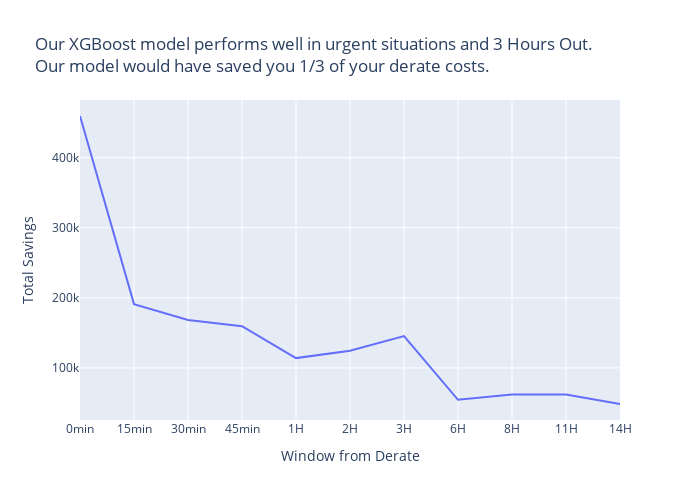

Notebook code for this chart:
### Code cell
px.line(x = windows_df['window'],
        y = windows_df['test_savings'],
        hover_data=[windows_df['precision'], windows_df['recall'], windows_df['percent_of_actual_costs']],
        labels = {'x':'Window from Derate',
                  'y':'Total Savings',
                  'hover_data_0':'Precision',
                  'hover_data_1':'Recall',
                  'hover_data_2':'Percent of Actual Costs'},
        title = "Our XGBoost model performs well in urgent situations and 3 hours out.<br>This model would have saved you 1/3 of your derate costs.",
        width = 700,
        height = 500)

### Figure 1 — Plotly figure (JSON) as saved in the notebook; plotly's stock layout.template omitted (floating-point values rounded to 4 significant figures)
{"data": [{"customdata": [[0.3893, 0.6606, 44.3], [0.3248, 0.4679, 62.94], [0.2426, 0.4757, 67.28], [0.246, 0.4423, 69.33], [0.2349, 0.3571, 75.92], [0.2349, 0.4239, 71.41], [0.2206, 0.5114, 66.93], [0.2079, 0.2763, 82.89], [0.1579, 0.3857, 82], [0.2083, 0.3077, 80.92], [0.1479, 0.4167, 82.33]], "hovertemplate": "Window from Derate=%{x}<br>Total Savings=%{y}<br>Precision=%{customdata[0]}<br>Recall=%{customdata[1]}<br>Percent of Actual Costs=%{customdata[2]}<extra></extra>", "legendgroup": "", "line": {"color": "#636efa", "dash": "solid"}, "marker": {"symbol": "circle"}, "mode": "lines", "name": "", "orientation": "v", "showlegend": false, "type": "scatter", "x": ["0min", "15min", "30min", "45min", "1H", "2H", "3H", "6H", "8H", "11H", "14H"], "xaxis": "x", "y": [459500, 191000, 168500, 159500, 114000, 124500, 145500, 54500, 62000, 62000, 48500], "yaxis": "y"}], "layout": {"height": 500, "legend": {"tracegroupgap": 0}, "title": {"text": "Our XGBoost model performs well in urgent situations and 3 Hours Out.<br>Our model would have saved you 1/3 of your derate costs."}, "width": 700, "xaxis": {"anchor": "y", "domain": [0, 1], "title": {"text": "Window from Derate"}}, "yaxis": {"anchor": "x", "domain": [0, 1], "title": {"text": "Total Savings"}}}}
